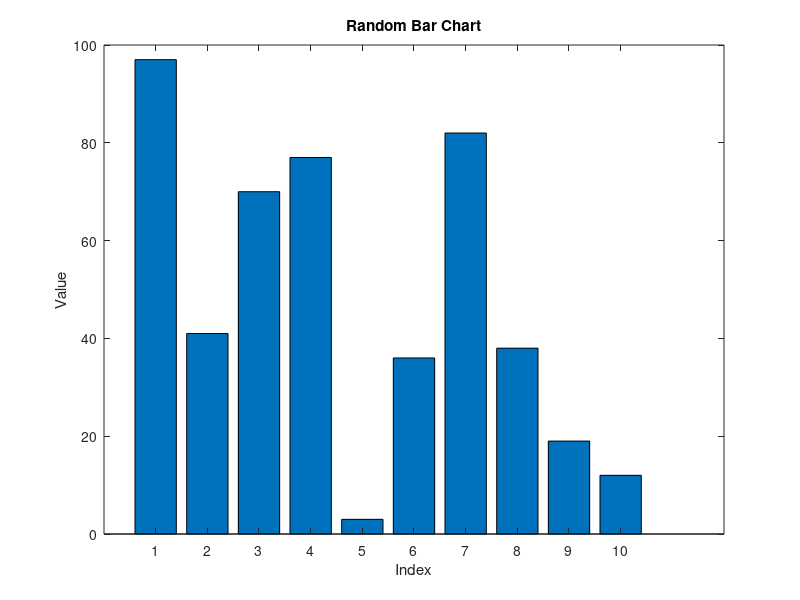

Recreate this plot in MATLAB.

% Day 056: Random Bar Chart Generation

% Generate random data
data = randi(100, 1, 10);

% Display data
disp('Random data:');
disp(data);

% Plot bar chart
figure;
bar(data);
title('Random Bar Chart');
xlabel('Index'); ylabel('Value');
